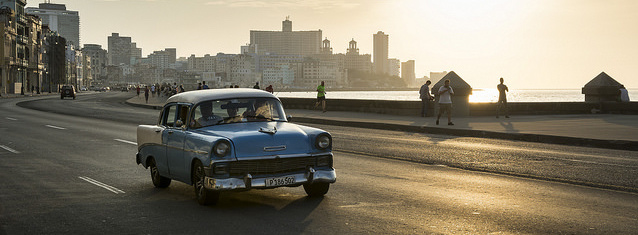
#> input picture monodepth2/test_image.jpg, 638 x 235 px
$ python -i utils.py   (imports and definitions only)   (older library calls are emulated)
#> lines starting #> are read from the running program, lines starting #| are printed output that depends on the picture
import numpy as np
import cv2
import matplotlib.pyplot as plt
# from imgaug import xrange
from scipy.sparse import csr_matrix, diags
from scipy.sparse.linalg import cg

MAX_VAL = 255.0
RGB_TO_YUV = np.array([
    [ 0.299,     0.587,     0.114],
    [-0.168736, -0.331264,  0.5],
    [ 0.5,      -0.418688, -0.081312]])
YUV_TO_RGB = np.array([
    [1.0,  0.0,      1.402],
    [1.0, -0.34414, -0.71414],
    [1.0,  1.772,    0.0]])
YUV_OFFSET = np.array([0, 128.0, 128.0]).reshape(1, 1, -1)

def rgb2yuv(im):
    return np.tensordot(im, RGB_TO_YUV, ([2], [1])) + YUV_OFFSET

# [9 lines left out: function get_valid_idx, not called in this run]

class BilateralGrid(object):
    # [41 lines left out: functions __init__, _compute_factorization, not called in this run]

    def _hash_coords(self, coord):
        """Hacky function to turn a coordinate into a unique value"""
        return np.dot(coord.reshape(-1, self.dim), self.hash_vec)

    def splat(self, x):
        return self.S.dot(x)

    def slice(self, y):
        return self.S.T.dot(y)

    # [25 lines left out: functions blur, filter, bistochastize, not called in this run]

class BilateralSolver(object):
    # [28 lines left out: functions __init__, solve, not called in this run]

def confidence(im_gray):
    e = cv2.Laplacian(im_gray, cv2.CV_8U)
    e = cv2.dilate(e, np.ones((5, 5)))
    e = cv2.blur(e, (5, 5))
    e = 2**16 - (e.astype(np.uint16)+1)**2
    return e

grid_params = {
    'sigma_luma' : 4, # Brightness bandwidth
    'sigma_chroma': 4, # Color bandwidth
    'sigma_spatial': 8 # Spatial bandwidth
}

bs_params = {
    'lam': 128, # The strength of the smoothness parameter
    'A_diag_min': 1e-5, # Clamp the diagonal of the A diagonal in the Jacobi preconditioner.
    'cg_tol': 1e-5, # The tolerance on the convergence in PCG
    'cg_maxiter': 25 # The number of PCG iterations
}

>>> import cv2
>>> picture = cv2.imread('test_image.jpg', cv2.IMREAD_GRAYSCALE)
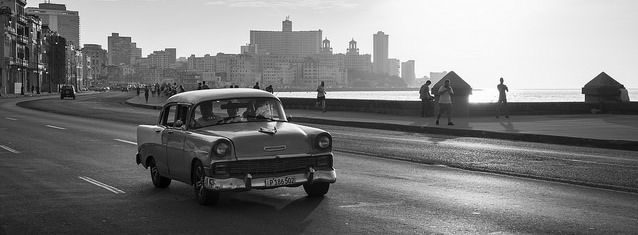
#> picture: shape (235, 638); min 0, max 255, mean 123.1
>>> result = confidence(picture)
#> in confidence, `e = cv2.Laplacian(im_gray, cv2.CV_8U)`:
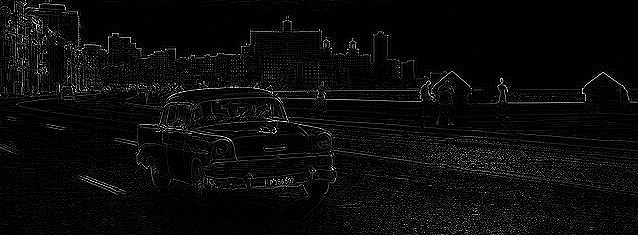
#> e: shape (235, 638); min 0, max 255, mean 11.4
#> in confidence, `e = cv2.dilate(e, np.ones((5, 5)))`:
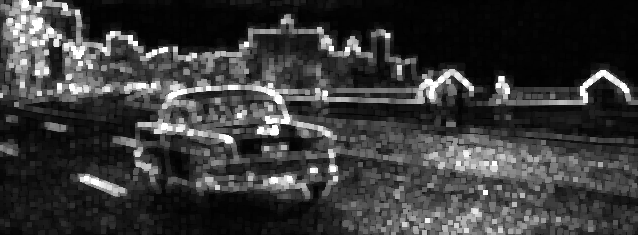
#> e: shape (235, 638); min 0, max 255, mean 57.5
#> in confidence, `e = cv2.blur(e, (5, 5))`:
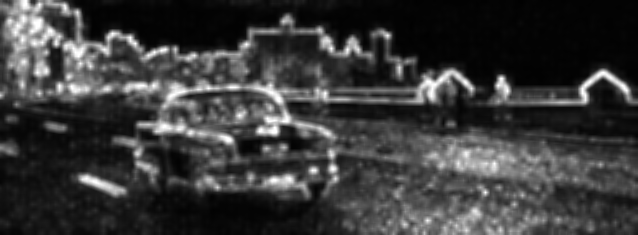
#> e: shape (235, 638); min 1, max 255, mean 57.5
#> in confidence, `e = 2**16 - (e.astype(np.uint16)+1)**2`:
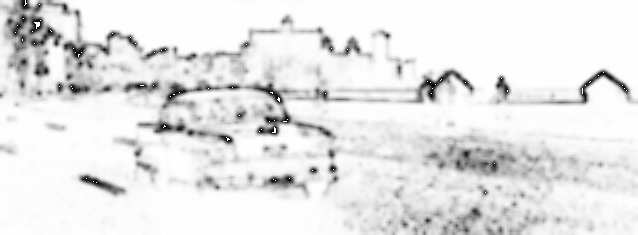
#> e: shape (235, 638) uint32; min 511, max 65536, mean 59305.3; drawn with min black and max white

$ run again, on monodepth2/res.png
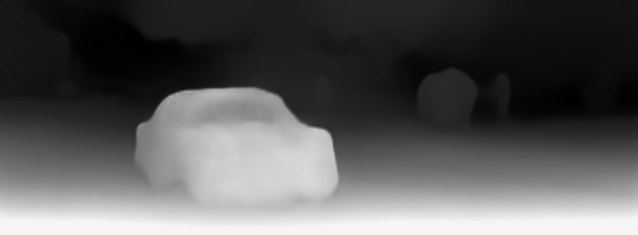
#> input picture monodepth2/res.png, 638 x 235 px
#> picture is the input picture: shape (235, 638); min 0, max 245, mean 88.9
#> in confidence, `e = cv2.dilate(e, np.ones((5, 5)))`:
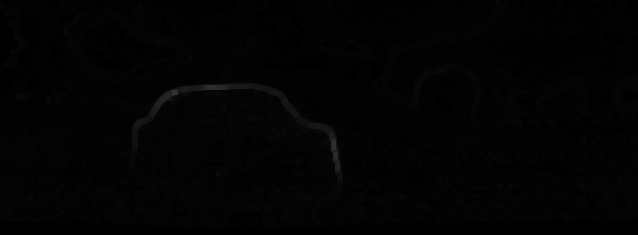
#> e: shape (235, 638); min 0, max 50, mean 2.7
#> in confidence, `e = 2**16 - (e.astype(np.uint16)+1)**2`:
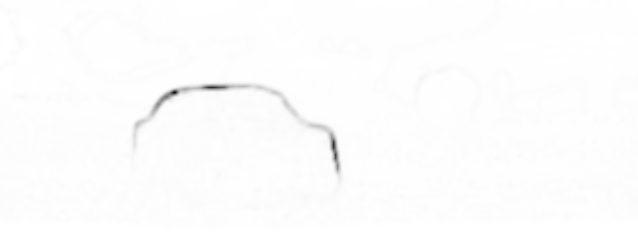
#> e: shape (235, 638) uint32; min 62935, max 65535, mean 65514.5; drawn with min black and max white
